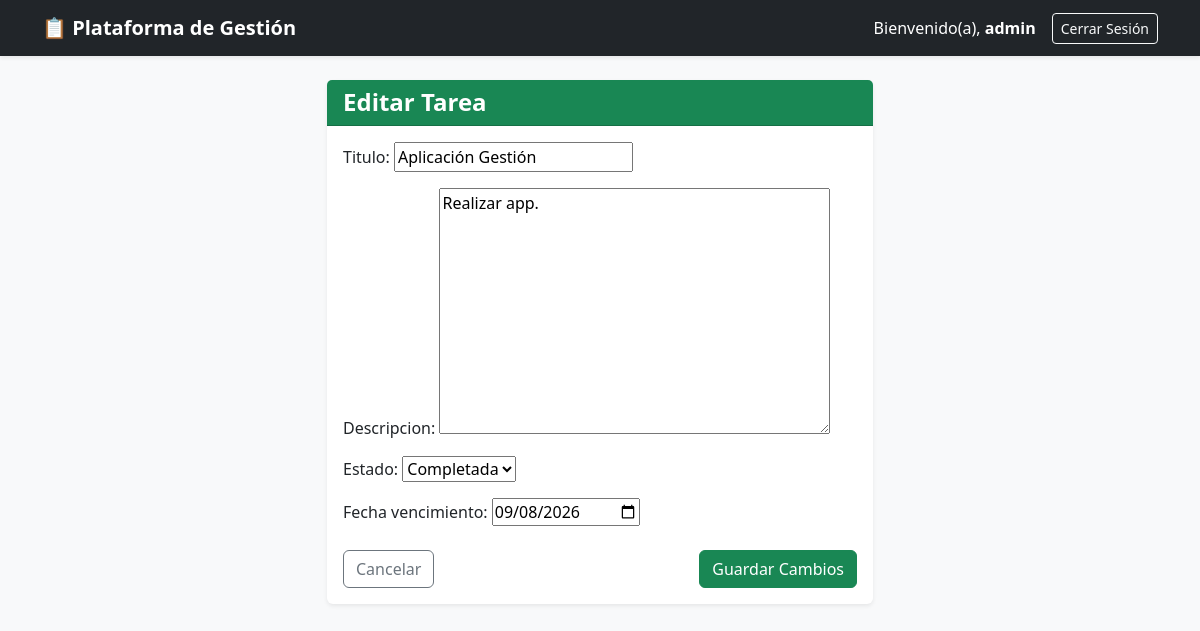
The page /tarea/1/editar/ (signed in) on the database its author committed.
### aplicacion_gestion/models.py (models this page shows, shortened)
class Tarea(models.Model):
    ESTADOS = [
        ('PENDIENTE', 'Pendiente'),
        ('EN_PROCESO', 'En Proceso'),
        ('COMPLETADA', 'Completada'),
    ]
    proyecto = models.ForeignKey(Proyecto, on_delete=models.CASCADE, related_name='tareas')
    titulo = models.CharField(max_length=200)
    descripcion = models.TextField(blank=True)
    estado = models.CharField(max_length=20, choices=ESTADOS, default='PENDIENTE')
    fecha_creacion = models.DateField(auto_now_add=True)  # <-- Agrega esta línea
    fecha_vencimiento = models.DateField(null=True, blank=True)

### aplicacion_gestion/views.py (the view)
# urls.py: path('tarea/<int:pk>/editar/', TareaUpdateView.as_view(), name='editar_tarea'),  # <-- Nueva ruta
class TareaUpdateView(LoginRequiredMixin, UpdateView):
    model = Tarea
    form_class = TareaForm
    template_name = 'aplicacion_gestion/tarea_form.html'
    success_url = reverse_lazy('home')
    def get_queryset(self):
        return Tarea.objects.filter(proyecto__usuario=self.request.user)

### aplicacion_gestion/forms.py
class TareaForm(forms.ModelForm):
    class Meta:
        model = Tarea
        fields = ['titulo', 'descripcion', 'estado', 'fecha_vencimiento']
        widgets = {
            'fecha_vencimiento': forms.DateInput(attrs={'type': 'date'}),
        }

### aplicacion_gestion/templates/aplicacion_gestion/tarea_form.html (shortened to what this page needs)
{% extends 'aplicacion_gestion/base.html' %}
{% block content %}
<div class="row justify-content-center">
    <div class="col-md-6">
        <div class="card shadow-sm border-0">
            <div class="card-header bg-success text-white">
                <h4 class="m-0 fw-bold">
                    {% if object %}Editar Tarea{% else %}Crear Nueva Tarea{% endif %}
                </h4>
            </div>
            <div class="card-body">
                <form method="post">
                    <div class="mb-3">
                        {{ form.as_p }}
                    </div>
                    <div class="d-flex justify-content-between mt-4">
                        <a href="{% url 'home' %}" class="btn btn-outline-secondary">Cancelar</a>
                        <button type="submit" class="btn btn-success">Guardar Cambios</button>
                    </div>
                </form>
            </div>
        </div>
    </div>
</div>
{% endblock %}

### aplicacion_gestion/templates/aplicacion_gestion/base.html (shortened to what this page needs)
<!DOCTYPE html>
<html lang="es">
<head>
    <link href="https://cdn.jsdelivr.net/npm/bootstrap@5.3.0/dist/css/bootstrap.min.css" rel="stylesheet">
</head>
<body class="bg-light">
    <nav class="navbar navbar-expand-lg navbar-dark bg-dark mb-4 shadow-sm">
        <div class="container">
            <a class="navbar-brand fw-bold" href="{% url 'home' %}">📋 Plataforma de Gestión</a>
            {% if user.is_authenticated %}
                <div class="d-flex align-items-center text-white">
                    <span class="me-3">Bienvenido(a), <strong>{{ user.username }}</strong></span>
                    <form action="{% url 'logout' %}" method="post" class="m-0">
                        <button type="submit" class="btn btn-outline-light btn-sm">Cerrar Sesión</button>
                    </form>
                </div>
            {% endif %}
        </div>
    </nav>
    <div class="container">
        {% block content %}
        {% endblock %}
    </div>
</body>
</html>

### rows shown on the page
Tarea: titulo "Aplicación Gestión", descripcion "Realizar app.", estado "Completada", fecha_vencimiento "09/08/2026"

### other values the page prints
{{ user.username }} "admin"
